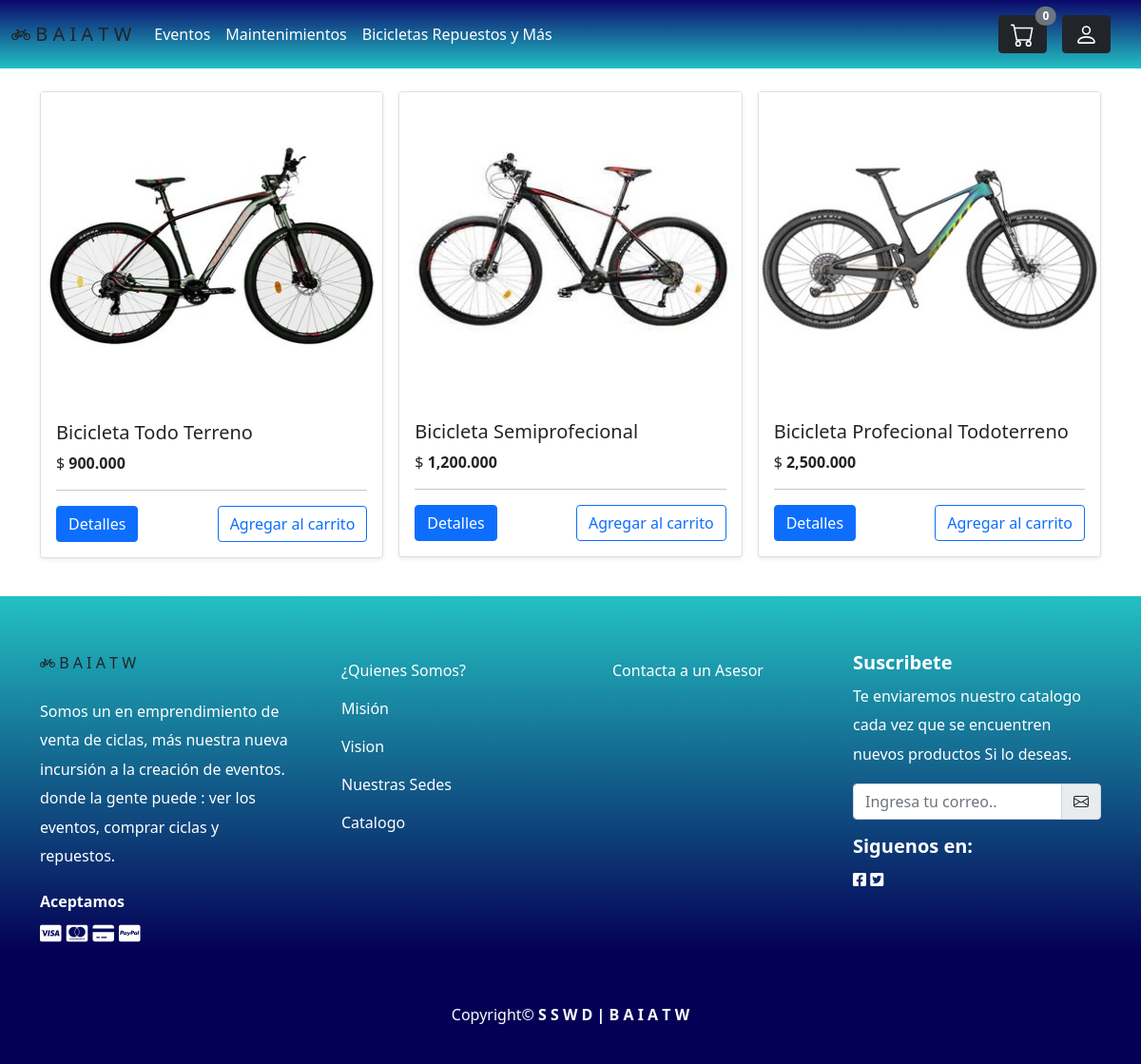
Screenshot of /src/php/index_bycle.php with the database file from the repository.
### tables this page shows
CREATE TABLE `products` (
  `id` int NOT NULL AUTO_INCREMENT,
  `nombres` varchar(200) NOT NULL,
  `descrip` text NOT NULL,
  `precio` decimal(10,2) NOT NULL,
  `descuento` tinyint DEFAULT NULL,
  `stock` int DEFAULT '0',
  `id_categoria` int NOT NULL,
  `activo` int NOT NULL,
  PRIMARY KEY (`id`)
);

### src/php/Conexiones/config.php (called while the page is built, shortened)
<?php
$num_cart = 0;
?>

### src/php/index_bycle.php (the view, shortened to what this page needs)
<?php
  require_once './Conexiones/config.php';
  $db = new Database();
  $con = $db->conectar();
  $sql = $con->Prepare("SELECT id, nombres, precio FROM products WHERE activo=1");
  $sql->execute();
  $resultado = $sql->fetchAll(PDO::FETCH_ASSOC);
?>
<!DOCTYPE html>
<html lang="en-es">
<head>
    <link rel="stylesheet" href="../css/style_index.css">
    <link rel="stylesheet" href="../css/style_products.css">
    <link rel="stylesheet" href="../css/style-preloader.css">
    <link href="https://cdn.jsdelivr.net/npm/bootstrap@5.0.2/dist/css/bootstrap.min.css" rel="stylesheet">
    <link rel="stylesheet" href="https://cdn.jsdelivr.net/npm/bootstrap-icons@1.10.3/font/bootstrap-icons.css">
    <link rel="stylesheet" href="https://cdnjs.cloudflare.com/ajax/libs/font-awesome/6.4.0/css/all.min.css" />
</head>
<body>
    <?php include'./pag/nav/nav-bycle.php'; ?>
    <main>
      <div class="container pt-4 pb-3">
        <div class="row row-cols-1 row-cols-sm-2 row-cols-md-3 g-3 pb-4">
          <?php foreach ($resultado as $row) { ?>
            <div class="col">
              <div class="card shadow-sm">
                <?php
                  $id = $row['id'];
                  $imagen = "../img/productos/". $id . "/index.jpg";
                ?>
                <img class="d-block w-100" src=" <?php echo $imagen; ?> ">
                <div class="card-body">
                  <h5 class="card-title"> <?php echo $row['nombres']; ?> </h5>
                  <p class="card-text">$ <b><?php echo number_format($row['precio'],3, '.', ','); ?></b></p>
                  <hr>
                  <div class="d-flex justify-content-between align-items-center">
                    <div class="btn-group">
                      <a href="./index-details.php?id=<?php echo $row['id']; ?>&token=<?php echo hash_hmac('sha1', $row['id'], KEY_TOKEN); ?>" class="btn btn-primary">Detalles</a>
                    </div>
                    <button class="btn btn-outline-primary" onclick="addProducto(<?php echo $row['id']; ?>, '<?php echo hash_hmac('sha1', $row['id'], KEY_TOKEN); ?>' )">Agregar al carrito</button>
                  </div>
                </div>
              </div>
            </div>
          <?php } ?>
        </div>
      </div>
    </main>
    <?php include'./pag/footer/footer-all-dentro.php'; ?>
</body>
</html>

### src/php/pag/nav/nav-bycle.php (shortened to what this page needs)
<nav class="navbar navbar-expand-md fondo-all sticky-top" id="backgronud-all">
      <div class="container-fluid">
        <a href="../../index.php" class="navbar-brand text-dark">
          <i class="bi bi-bicycle "class="d-inline-block align-text-top"></i>
          <span>B A I A T W</span>
        </a>
        <div class="collapse navbar-collapse" id="menu">
          <ul class="navbar-nav">
            <li class="nav-item"><a href="./Eventos/index_eventos.php" class="me-auto nav-link active color-dark">Eventos</a></li>
            <li class="nav-item"><a href="./mantenimientos/index-mantenimientos.php" class="me-auto nav-link active color-dark">Maintenimientos</a></li>
            <li class="nav-item"><a href="index_bycle.php" class="me-auto nav-link active color-dark">Bicicletas Repuestos y Más</a></li>
          </ul>
        </div>
        <nav class="navbar d-none d-md-block">
          <div class="container-fluid">
            <form class="d-flex">
              <a href="index_checkout.php" type="button" class="btn btn-dark position-relative me-3 d-md-none d-xl-block">
                <span id="num_cart" class="position-absolute top-0 start-100 translate-middle badge rounded-pill bg-secondary">
                  <?php echo $num_cart; ?>
                </span>
              </a>
            <?php if(isset($_SESSION['user_id'])){ ?>
              <div class="dropdown">
                <button class="btn btn-dark dropdown-toggle me-3" type="button" id="btn-cerrar-sesion" data-bs-toggle="dropdown" aria-expanded="false">
                  <svg xmlns="http://www.w3.org/2000/svg" width="25" height="25" fill="currentColor" class="bi bi-person" viewBox="0 0 16 16">
                    <path d="M8 8a3 3 0 1 0 0-6 3 3 0 0 0 0 6Zm2-3a2 2 0 1 1-4 0 2 2 0 0 1 4 0Zm4 8c0 1-1 1-1 1H3s-1 0-1-1 1-4 6-4 6 3 6 4Zm-1-.004c-.001-.246-.154-.986-.832-1.664C11.516 10.68 10.289 10 8 10c-2.29 0-3.516.68-4.168 1.332-.678.678-.83 1.418-.832 1.664h10Z"/>
                  </svg> <?php echo $_SESSION['user_name']; ?>
                </button>
                <ul class="dropdown-menu bg-secondary" aria-labelledby="btn-cerrar-sesion">
                  <li><a class="dropdown-item" href="./equipo-admin/index-compras.php">Mis Compras</a></li>
                  <li><a class="dropdown-item" href="./equipo-admin/index-logout.php">Cerrar Sesion</a></li>
                </ul>
              </div>
            <?php } else{ ?>
              <a href="./inicio-sesion/index-login.php" type="button" class="btn btn-dark position-relative me-2 d-md-none d-xl-block">
              </a>
            <?php }  ?>
            </form>
          </div>
        </nav>
      </div>
    </nav>

### src/php/pag/footer/footer-all-dentro.php (shortened to what this page needs)
<footer class="footer-all footer-end pt-5 pb-4">
      <div class="container footer_all">
        <div class="row">
          <div class="col-lg-3 col-sm-6">
            <div class="single-box">
              <div class="baitw-font pb-4">
                <i class="bi bi-bicycle "class="d-inline-block align-text-top"></i>
                <span>B A I A T W</span>
              </div>
              <p>Somos un en emprendimiento de venta de ciclas, más nuestra nueva incursión a la creación de eventos. donde la gente puede : ver los eventos, comprar ciclas y repuestos. </p>
              <h3 class="pt-2">Aceptamos</h3>
              <div class="card-area">
                <i class="fa-brands fa-cc-visa"></i>
                <i class="fa-brands fa-cc-mastercard"></i>
                <i class="fa-solid fa-credit-card"></i>
                <i class="fa-brands fa-cc-paypal"></i>
              </div>
            </div>
          </div>
          <div class="col-lg-3 col-sm-6">
            <div class="single-box">
              <ul>
                <li><a href="" data-bs-toggle="modal" data-bs-target="#quienessomos">¿Quienes Somos?</a></li>
                <li><a href="" data-bs-toggle="modal" data-bs-target="#Mision">Misión</a></li>
                <li><a href="" data-bs-toggle="modal" data-bs-target="#Vision">Vision</a></li>
                <li><a href="#" data-bs-toggle="modal" data-bs-target="#sedes">Nuestras Sedes</a></li>
                <li><a href="index_bycle.php">Catalogo</a></li>
              </ul>
            </div>
          </div>
          <div class="col-lg-3 col-sm-6">
            <div class="single-box">
              <ul>
                <li><a href="#">Contacta a un Asesor</a></li>
              </ul>
            </div>
          </div>
          <div class="col-lg-3 col-sm-6">
            <div class="single-box">
              <h2>Suscribete</h2>
              <p>Te enviaremos nuestro catalogo cada vez que se encuentren nuevos productos Si lo deseas.</p>
              <div class="input-group mb-3">
                <input type="text" class="form-control" placeholder="Ingresa tu correo.." aria-label="Recipient's username" aria-describedby="basic-addon2">
                <span class="input-group-text" id="basic-addon2"><i class="bi bi-envelope"></i></span>
              </div>
              <h2>Siguenos en:</h2>
              <p class="socials">
                <i class="fa-brands fa-square-facebook"></i>
                <i class="fa-brands fa-square-twitter"></i>
              </p>
            </div>
          </div>
        </div>
      </div>
      <div class="container text-center pt-5">
        <p style="color:white;">Copyright© <b>S S W D | B A I A T W</b></p>
      </div>
    </footer>

### src/css/style_index.css (style rules this page uses)
.fondo-all { background: rgb(34,193,195); background: linear-gradient(0deg, rgba(34,193,195,1) 0%, rgba(12,8,108,1) 100%); }
.footer-all { background: rgb(34,193,195); background: linear-gradient(180deg, rgba(34,193,195,1) 0%, rgba(4,0,85,1) 76%); }
.footer_all { margin: 10px 10px 10px 10px; }
.footer-all .single-box ul li { list-style: none; }
.single-box p { color: #fff; line-height: 1.9; }
.single-box h3 { font-size: 16px; font-weight: 700; color: #fff; }
.single-box .card-area { color: #fff; font-size: 20px; margin-right: 10px; }
.single-box ul li a { text-decoration: none; color: #fff; line-height: 2.5; font-weight: 100; }
.single-box h2 { color: #fff; font-size: 20px; font-weight: 700; }
.fondo-all .container-fluid a { color: white; }

### rows the page displays
products: shows a picture, nombres "Bicicleta Todo Terreno", precio "900.000"
products: shows a picture, nombres "Bicicleta Semiprofecional", precio "1,200.000"
products: shows a picture, nombres "Bicicleta Profecional Todoterreno", precio "2,500.000"

### other values shown
$num_cart "0"
